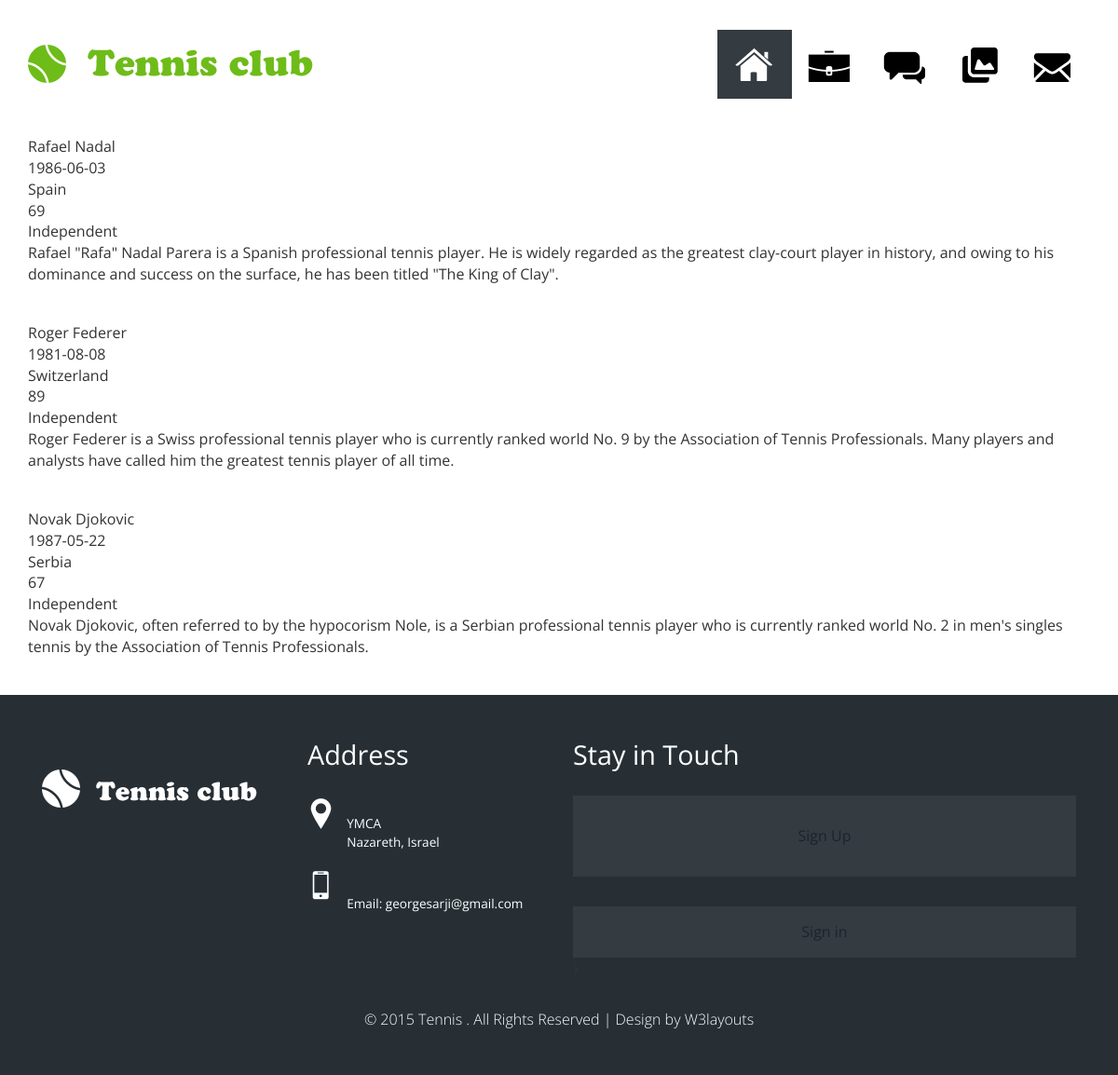
The page /players on the database its author committed.
### database_setup.py (models this page shows, shortened)
class Player(Base):
    __tablename__='player'
    id=Column(Integer, primary_key=True)
    name=Column(String(255))
    dob=Column(Date)
    gender=Column(String)
    country=Column(String)
    club=Column(String)
    awards=Column(Integer)
    narrative=Column(String)
    photo=Column(String)

### web_app.py (the view)
@app.route('/players')
def players():
	playerslist=dbsession.query(Player).all()
	return render_template('players.html', players=playerslist)

### templates/players.html (shortened to what this page needs)
{% extends "layout.html" %}
{% block body %}
{% for player in players %}
<div>
<p>{{ player.name}}</p>
<p>{{player.dob}}</p>
<p>{{player.country}}</p>
<p>{{player.awards}}</p>
<p>{{player.club}}</p>
<p>{{player.narrative}}</p>
</div>
{% endfor %}
{% endblock %}

### static/css/style.css (style rules this page uses)
html, body { font-size: 100%; background: #fff; font-family: 'Open Sans', sans-serif; }
p { margin:0; }

### rows shown on the page
Player: name "Rafael Nadal", dob "1986-06-03", country "Spain", awards "69", club "Independent", narrative "Rafael \"Rafa\" Nadal Parera is a Spanish professional tennis player. He is widely regarded as the greatest clay-court player in history, and owing to his dominance and success on the surface, he has been titled \"The King of Clay\"."
Player: name "Roger Federer", dob "1981-08-08", country "Switzerland", awards "89", club "Independent", narrative "Roger Federer is a Swiss professional tennis player who is currently ranked world No. 9 by the Association of Tennis Professionals. Many players and analysts have called him the greatest tennis player of all time."
Player: name "Novak Djokovic", dob "1987-05-22", country "Serbia", awards "67", club "Independent", narrative "Novak Djokovic, often referred to by the hypocorism Nole, is a Serbian professional tennis player who is currently ranked world No. 2 in men's singles tennis by the Association of Tennis Professionals."
